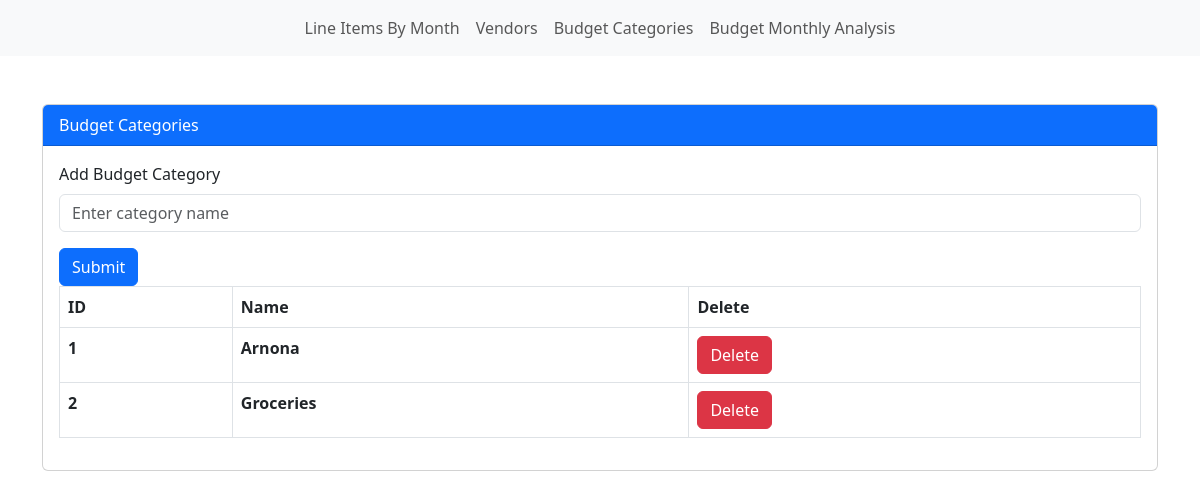
Page /budget_categories on the earlier database version.
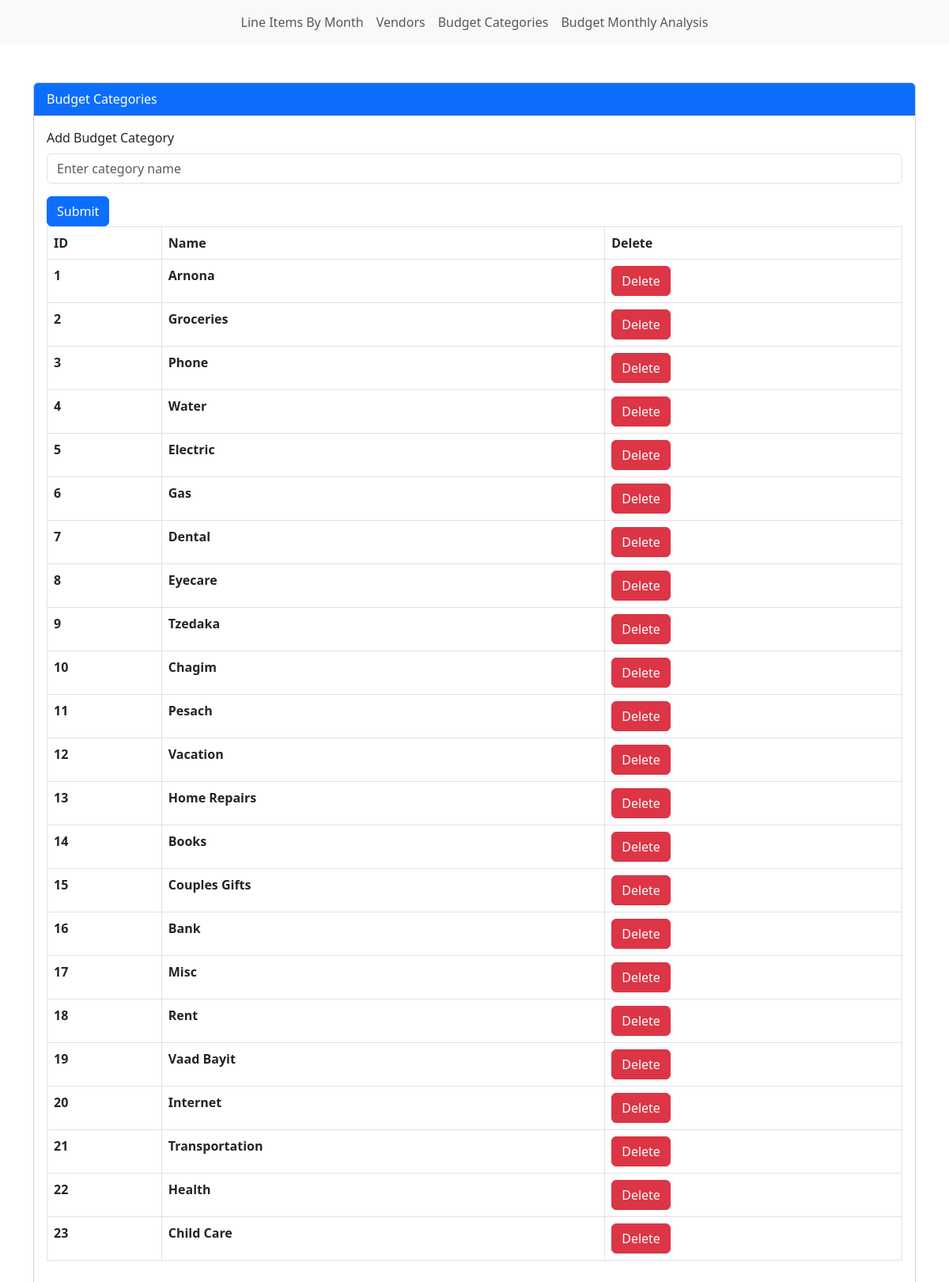
Same page on the later database version.
### app/models.py (models this page shows, shortened)
class BudgetCategory(db.Model):
    __tablename__ = 'budget_category'
    id            = Column('id', INTEGER(), primary_key=True, autoincrement=True)
    name          = Column('name', String(), nullable=False)

### app/routes.py (the view)
@app.route('/budget_categories')
def budget_categories():
    budget_categories = db.session.execute(select(BudgetCategory)).all()
    return render_template('budget_categories.html',
                           budget_categories=budget_categories)

### app/templates/budget_categories.html (shortened to what this page needs)
{% extends 'base.html' %}
{% block content %}
<main>
    <div class="container mt-5">
        <div class="card">
            <div class="card-header bg-primary text-white">
                Budget Categories
            </div>
            <div class="card-body">
                <form action="{{ url_for('add_budget_category') }}" method="POST">
                    <div class="mb-3">
                        <label for="categoryName" class="form-label">Add Budget Category</label>
                        <input type="text" class="form-control" id="categoryName" name="category_name" placeholder="Enter category name" required>
                    </div>
                    <button type="submit" class="btn btn-primary">Submit</button>
                </form>
                <div class="table-responsive">
                    <table class="table table-bordered">
                        <thead>
                            <tr>
                                <th scope="col">ID</th>
                                <th scope="col">Name</th>
                                <th scope="col">Delete</th>
                            </tr>
                        </thead>
                        <tbody>
                            {% for bc in budget_categories %}
                                <tr id="{{bc[0].id}}-row">
                                    <th scope="row">{{bc[0].id}}</th>
                                    <th scope="row">{{bc[0].name}}</th>
                                    <th scope="row"><button class="btn btn-danger del-button" id="{{bc[0].id}}">Delete</button></th>
                                </tr>
                            {% endfor %}
                        </tbody>
                    </table>
                </div>
            </div>
        </div>
    </div>
</main>
{% endblock content %}

### app/templates/base.html (shortened to what this page needs)
<!DOCTYPE html>
<html lang="en">
<head>
  <link href="https://cdn.jsdelivr.net/npm/bootstrap@5.3.0-alpha3/dist/css/bootstrap.min.css" rel="stylesheet">
</head>
<body>
    <nav class="navbar navbar-expand-lg navbar-light bg-light">
        <div class="collapse navbar-collapse justify-content-center" id="navbarNav">
            <ul class="navbar-nav">
                <li class="nav-item active">
                    <a class="nav-link" href="{{url_for('line_items_by_month')}}">Line Items By Month</a>
                </li>
                <li class="nav-item">
                    <a class="nav-link" href="{{url_for('vendors')}}">Vendors</a>
                </li>
                <li class="nav-item">
                    <a class="nav-link" href="{{url_for('budget_categories')}}">Budget Categories</a>
                </li>
                <li class="nav-item">
                    <a class="nav-link" href="{{url_for('budget_monthly_analysis')}}">Budget Monthly Analysis</a>
                </li>
            </ul>
        </div>
    </nav>
    {% block content %}{% endblock content %}
</body>
</html>

Differences in the rows shown:
added BudgetCategory: id "3", name "Phone"
added BudgetCategory: id "4", name "Water"
added BudgetCategory: id "5", name "Electric"
added BudgetCategory: id "6", name "Gas"
added BudgetCategory: id "7", name "Dental"
added BudgetCategory: id "8", name "Eyecare"
added BudgetCategory: id "9", name "Tzedaka"
added BudgetCategory: id "10", name "Chagim"
added BudgetCategory: id "11", name "Pesach"
added BudgetCategory: id "12", name "Vacation"
added BudgetCategory: id "13", name "Home Repairs"
added BudgetCategory: id "14", name "Books"
added BudgetCategory: id "15", name "Couples Gifts"
added BudgetCategory: id "16", name "Bank"
added BudgetCategory: id "17", name "Misc"
added BudgetCategory: id "18", name "Rent"
added BudgetCategory: id "19", name "Vaad Bayit"
added BudgetCategory: id "20", name "Internet"
added BudgetCategory: id "21", name "Transportation"
added BudgetCategory: id "22", name "Health"
added BudgetCategory: id "23", name "Child Care"
